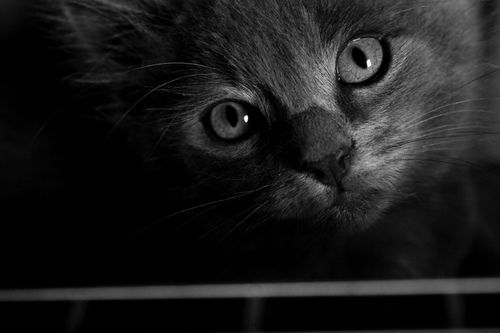
%> input picture Image_Processing/image.jpg, 500 x 333 px
$ octave dip2.m   (GNU Octave 9; MATLAB toolbox functions it lacks are replaced by stand-ins)
%> lines starting %> are read from the running program, lines starting %| are printed output that depends on the picture
%Problem 2
%Power law transformation

close all;
clear all;

image=imread('image.jpg');
%> image is the input picture: size 333x500x3 uint8; min 0, max 255, mean 26.8
input_image=im2double(image);
red  = input_image(:,:,1);
blue = input_image(:,:,2);
green= input_image(:,:,3);

%Transformation
c=1;
gamma1=0.2;
gamma2=5;
red1  =power(red,gamma1);
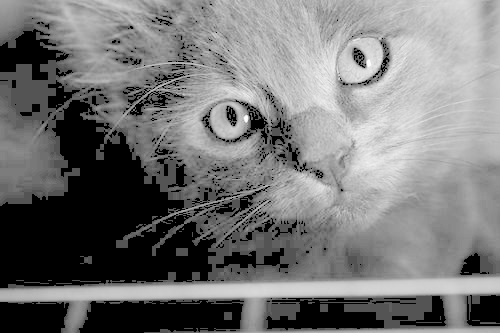
%> red1: size 333x500 double; min 0, max 1, mean 0.463
blue1 =power(blue,gamma1);
green1=power(green,gamma1);
output_image1=cat(3, red1, blue1, green1);

red2  =power(red,gamma2);
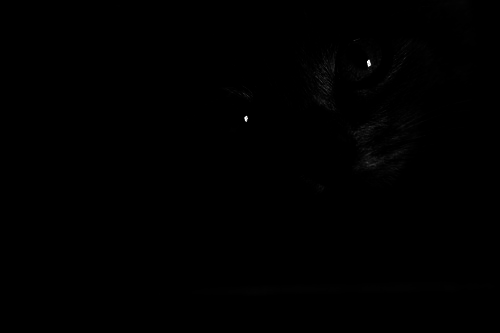
%> red2: size 333x500 double; min 0, max 1, mean 0.00173
blue2 =power(blue,gamma2);
green2=power(green,gamma2);
output_image2=cat(3, red2, blue2, green2);

figure;
imshow(image);
title('Original Image')

figure;
imshow(output_image1);
title('Transformed Image with gamma = 0.8')

figure;
imshow(output_image2);
title('Transformed Image with gamma = 5')
